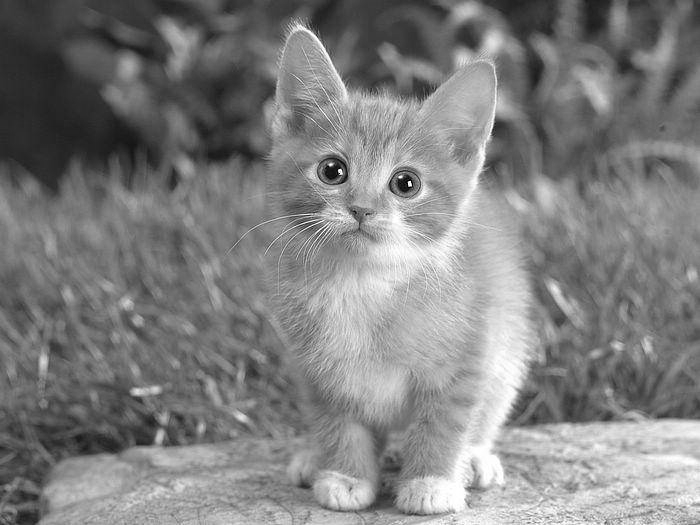
#> input picture Termin2/catG.png, 700 x 525 px, found by its file name; the run also reads 1 picture not shown here
$ python 'aufgabenblatt5_2(1).py'
#> lines starting #> are read from the running program, lines starting #| are printed output that depends on the picture
# -*- coding: utf-8 -*-
"""
Created on Tue Nov 19 22:07:28 2019

@author: MightyA
"""

#Aufgabe 5_2


import matplotlib.pyplot as plt
from skimage.io import imread, imshow
from skimage import filters


#5.2.1
img_cat = imread('./catG.png')
#> img_cat is the input picture: shape (525, 700); min 0, max 255, mean 128


cat_sobel_h = filters.sobel_h(img_cat)
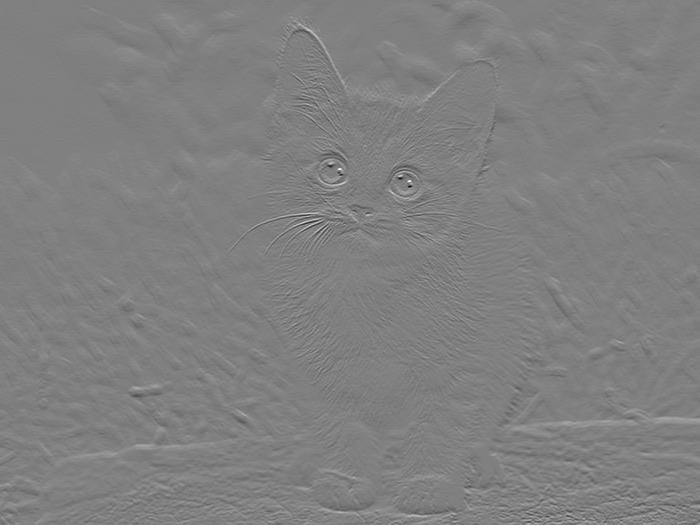
#> cat_sobel_h: shape (525, 700) float64; min -0.946, max 0.938, mean 0.00177; drawn with min black and max white
cat_sobel_v = filters.sobel_v(img_cat)

plt.imshow(img_cat, cmap="Greys_r")
plt.imshow(cat_sobel_h, cmap="Greys_r")
plt.imshow(cat_sobel_v, cmap="Greys_r")

#Aufgabe5.2.2

#imports der noise Bilder
img_n_cat = imread("./catGNoisy.png")
img_n_cat2 = imread("./catGNoisy.png")

#sobel Filter auf noise Bildern
n_cat_sobel_h = filters.sobel_h(img_n_cat)
n_cat_sobel_v = filters.sobel_v(img_n_cat)

plt.imshow(n_cat_sobel_h, cmap="Greys_r")
plt.imshow(n_cat_sobel_v, cmap="Greys_r")

#Gauss Filter auf noise Bild

gaussian_noise_cat = filters.gaussian(img_n_cat2, 5)
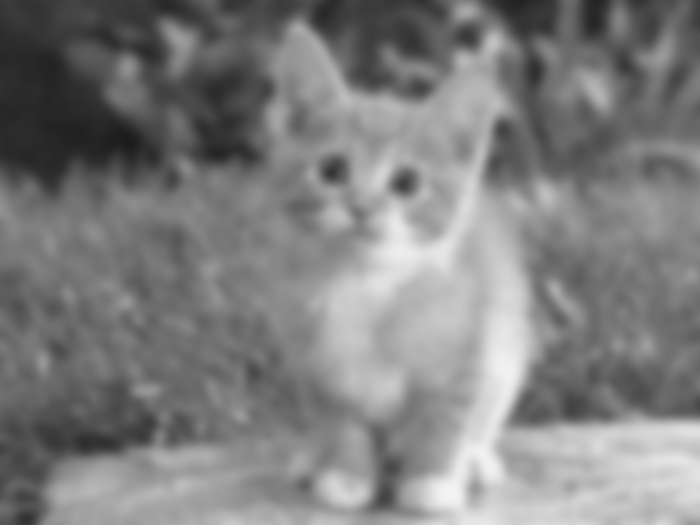
#> gaussian_noise_cat: shape (525, 700) float64; min 0.109, max 0.96, mean 0.5

gaussian_noise_cat_v = filters.sobel_v(gaussian_noise_cat)
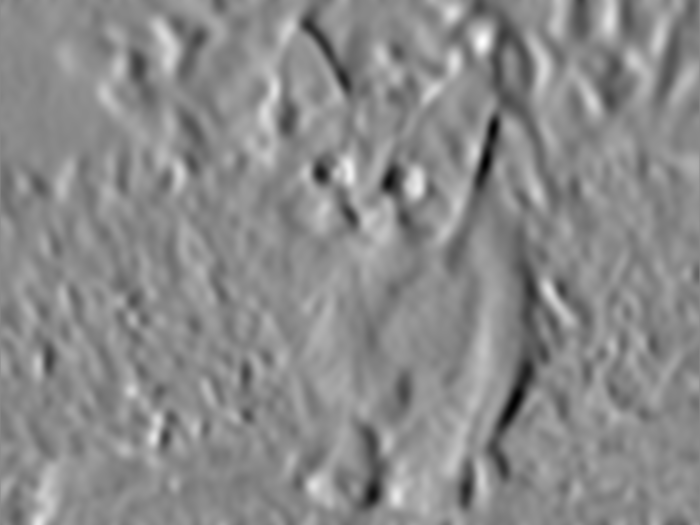
#> gaussian_noise_cat_v: shape (525, 700) float64; min -0.0808, max 0.0685, mean 0.000523; drawn with min black and max white
gaussian_noise_cat_h = filters.sobel_h(gaussian_noise_cat)
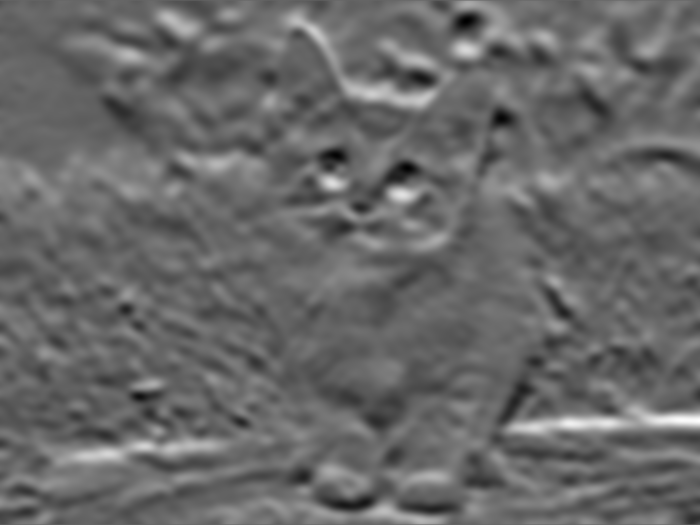
#> gaussian_noise_cat_h: shape (525, 700) float64; min -0.0585, max 0.0879, mean 0.0017; drawn with min black and max white

#Aufgabe5.2.3


plt.show()
